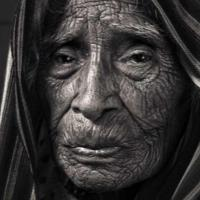
#> input picture dataset/UTKFace/110_1_1_20170110155201038.jpg.chip.jpg, 200 x 200 px
$ python -i preprocessing.py   (imports and definitions only)
#> lines starting #> are read from the running program, lines starting #| are printed output that depends on the picture; after the words box and inside, x2 and y2 are one past the last pixel; in counts of white or black regions, pixels touching at a corner belong together
#> in preprocess_image_path, image is the input picture: shape (200, 200, 3); mean B, G, R 51.5, 52, 54.3
from __future__ import annotations

from pathlib import Path

import cv2
import numpy as np


def build_oval_mask(
    shape: tuple[int, int],
    scale_x: float = 0.38,
    scale_y: float = 0.48,
) -> np.ndarray:
    """Construye una mascara oval simple para atenuar el fondo del rostro."""

    height, width = shape
    mask = np.zeros((height, width), dtype=np.uint8)
    center = (width // 2, height // 2)
    axes = (max(1, int(width * scale_x)), max(1, int(height * scale_y)))
    cv2.ellipse(mask, center, axes, 0, 0, 360, 255, -1)
    return mask


def preprocess_face_array(
    face_bgr_or_gray: np.ndarray,
    size: tuple[int, int] = (25, 25),
    use_oval_mask: bool = True,
    mask_scale_x: float = 0.38,
    mask_scale_y: float = 0.48,
) -> tuple[np.ndarray, np.ndarray]:
    """Transforma un rostro en un vector numerico listo para el modelo.

    Pasos:
    1. convertir a grises si hace falta,
    2. redimensionar,
    3. ecualizar histograma,
    4. aplicar mascara oval,
    5. normalizar en [0, 1],
    6. aplanar.
    """
#> called with size = (25, 25), use_oval_mask = True, mask_scale_x = 0.38, mask_scale_y = 0.48

    if face_bgr_or_gray is None:
        raise ValueError("La imagen recibida es None.")

    if face_bgr_or_gray.ndim == 3:
        gray = cv2.cvtColor(face_bgr_or_gray, cv2.COLOR_BGR2GRAY)
    elif face_bgr_or_gray.ndim == 2:
        gray = face_bgr_or_gray.copy()
    else:
        raise ValueError("La imagen debe ser 2D o 3D.")

    gray = cv2.resize(gray, size, interpolation=cv2.INTER_AREA)
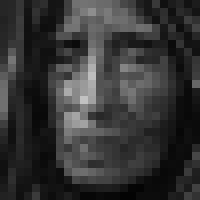
#> gray: shape (25, 25) (shown 8 times larger); min 3, max 194, mean 52.6
    gray = cv2.equalizeHist(gray)
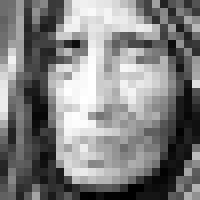
#> gray: shape (25, 25) (shown 8 times larger); min 0, max 255, mean 128.5

    if use_oval_mask:
        mask = build_oval_mask(
            gray.shape,
            scale_x=mask_scale_x,
            scale_y=mask_scale_y,
        )
#> in build_oval_mask, `cv2.ellipse(mask, center, axes, 0, 0, 360, 255, -1)`:
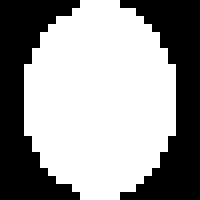
#> mask: shape (25, 25) (shown 8 times larger); 59.7% white; 2 black regions, box (x1, y1, x2, y2) and area: (0, 0, 10, 25) 127, (15, 0, 25, 25) 125
        gray = cv2.bitwise_and(gray, gray, mask=mask)
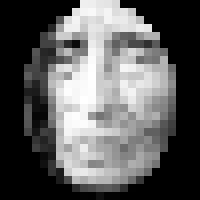
#> gray: shape (25, 25) (shown 8 times larger); min 0, max 255, mean 93.4

    gray_norm = gray.astype(np.float32) / 255.0

    return gray_norm.flatten(), gray_norm


def preprocess_image_path(
    image_path: str | Path,
    size: tuple[int, int] = (25, 25),
    use_oval_mask: bool = True,
    mask_scale_x: float = 0.38,
    mask_scale_y: float = 0.48,
) -> tuple[np.ndarray, np.ndarray]:
    """Lee una imagen desde disco y aplica el mismo preprocesamiento facial."""

    image = cv2.imread(str(image_path))
    if image is None:
        raise ValueError(f"No se pudo leer la imagen: {image_path}")

    return preprocess_face_array(
        image,
        size=size,
        use_oval_mask=use_oval_mask,
        mask_scale_x=mask_scale_x,
        mask_scale_y=mask_scale_y,
    )

>>> result = preprocess_image_path('../dataset/UTKFace/110_1_1_20170110155201038.jpg.chip.jpg')

$ run again, on dataset/UTKFace/11_1_0_20170109204641514.jpg.chip.jpg
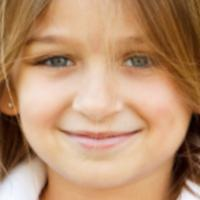
#> input picture dataset/UTKFace/11_1_0_20170109204641514.jpg.chip.jpg, 200 x 200 px
#> in preprocess_image_path, image is the input picture: shape (200, 200, 3); mean B, G, R 112.8, 145.6, 186.2
#> in preprocess_face_array, `gray = cv2.cvtColor(face_bgr_or_gray, cv2.COLOR_BGR2GRAY)`:
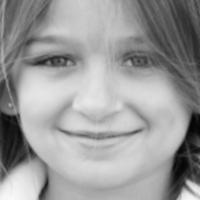
#> gray: shape (200, 200); min 3, max 250, mean 154
#> mask: shape (25, 25); 59.7% white; 2 black regions, box (x1, y1, x2, y2) and area: (0, 0, 10, 25) 127, (15, 0, 25, 25) 125
#> in preprocess_face_array, `gray = cv2.bitwise_and(gray, gray, mask=mask)`:
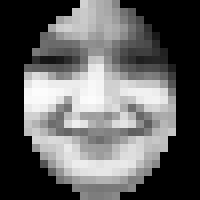
#> gray: shape (25, 25) (shown 8 times larger); min 0, max 252, mean 98

$ run again, on dataset/UTKFace/12_1_3_20170104223643593.jpg.chip.jpg
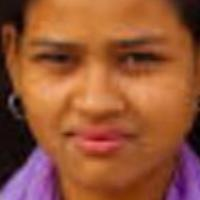
#> input picture dataset/UTKFace/12_1_3_20170104223643593.jpg.chip.jpg, 200 x 200 px
#> in preprocess_image_path, image is the input picture: shape (200, 200, 3); mean B, G, R 55.2, 85.7, 150.3
#> in preprocess_face_array, `gray = cv2.cvtColor(face_bgr_or_gray, cv2.COLOR_BGR2GRAY)`:
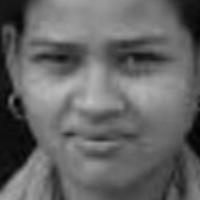
#> gray: shape (200, 200); min 2, max 193, mean 101.6
#> mask: shape (25, 25); 59.7% white; 2 black regions, box (x1, y1, x2, y2) and area: (0, 0, 10, 25) 127, (15, 0, 25, 25) 125
#> in preprocess_face_array, `gray = cv2.bitwise_and(gray, gray, mask=mask)`:
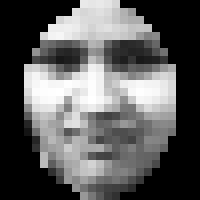
#> gray: shape (25, 25) (shown 8 times larger); min 0, max 255, mean 92.3

$ run again, on dataset/UTKFace/14_1_0_20170104005937407.jpg.chip.jpg
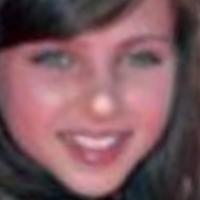
#> input picture dataset/UTKFace/14_1_0_20170104005937407.jpg.chip.jpg, 200 x 200 px
#> in preprocess_image_path, image is the input picture: shape (200, 200, 3); mean B, G, R 95, 88.5, 125
#> in preprocess_face_array, `gray = cv2.cvtColor(face_bgr_or_gray, cv2.COLOR_BGR2GRAY)`:
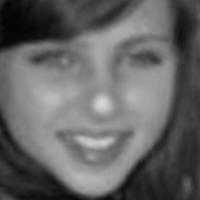
#> gray: shape (200, 200); min 3, max 215, mean 100.2
#> mask: shape (25, 25); 59.7% white; 2 black regions, box (x1, y1, x2, y2) and area: (0, 0, 10, 25) 127, (15, 0, 25, 25) 125
#> in preprocess_face_array, `gray = cv2.bitwise_and(gray, gray, mask=mask)`:
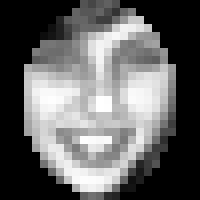
#> gray: shape (25, 25) (shown 8 times larger); min 0, max 255, mean 101
